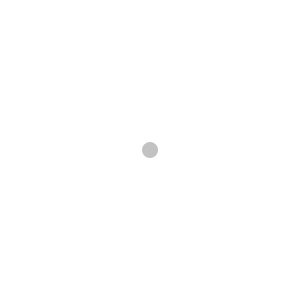
Frame 1 (no input)
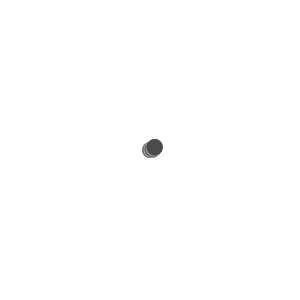
Frame 60 (the mouse pressed at the canvas centre just before this capture)
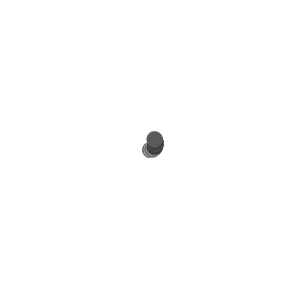
Frame 120 (the mouse held since frame 60 and released just before this capture)

The Processing sketch that drew these frames (run headless with seeded random() and noise(); from frame 60 on, the mouse is pressed at the canvas centre):

// Processing sketch: Trigometry
// ── Trigometry.pde
float r=0;
float t=0;
void setup()
{
  size(300,300);
  background(255);
}

void draw()
{
  float x = r*cos(t);
  float y = r*sin(t);
  noStroke();
  float n = noise(x)*255;
  //float n1 = noise(y)*255;
  fill(n,n,n,n);
  ellipse(x+width/2,y+height/2,16,16);
  t-=0.01;
  r+=0.1;
}
